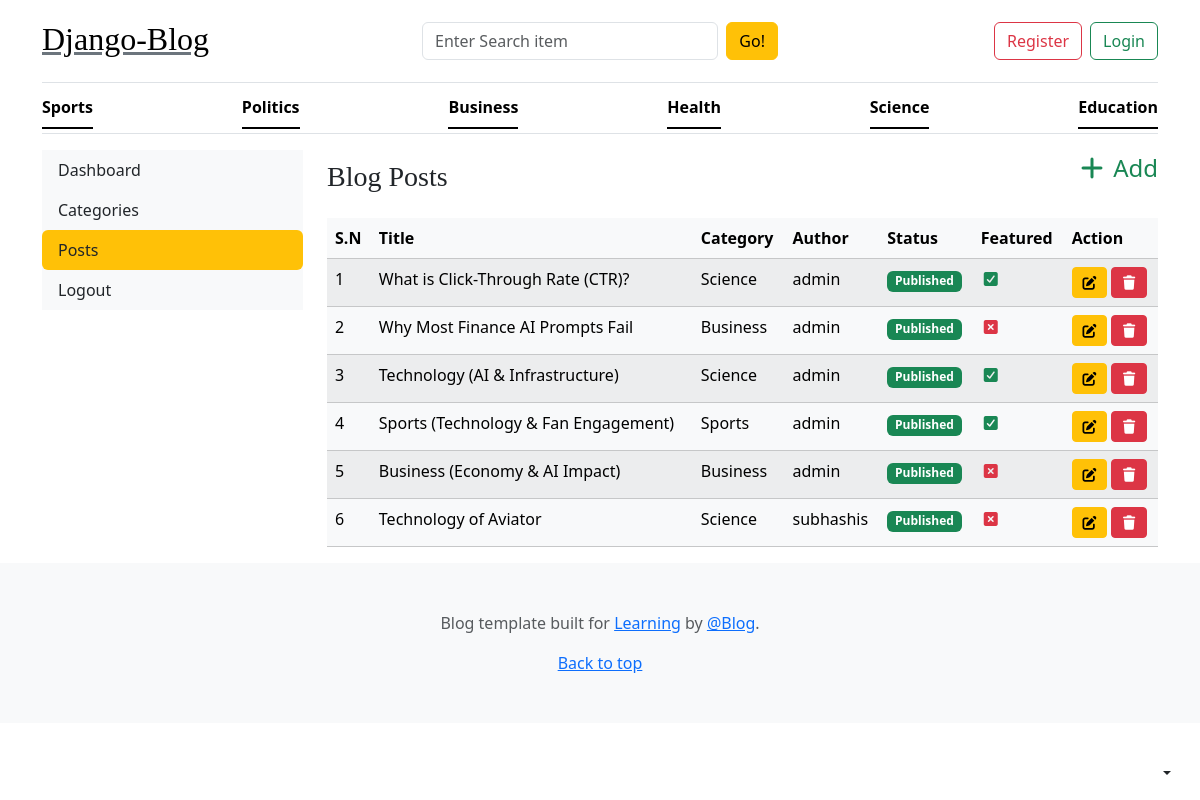
The app's page /dashboard/dash_post/, older data.
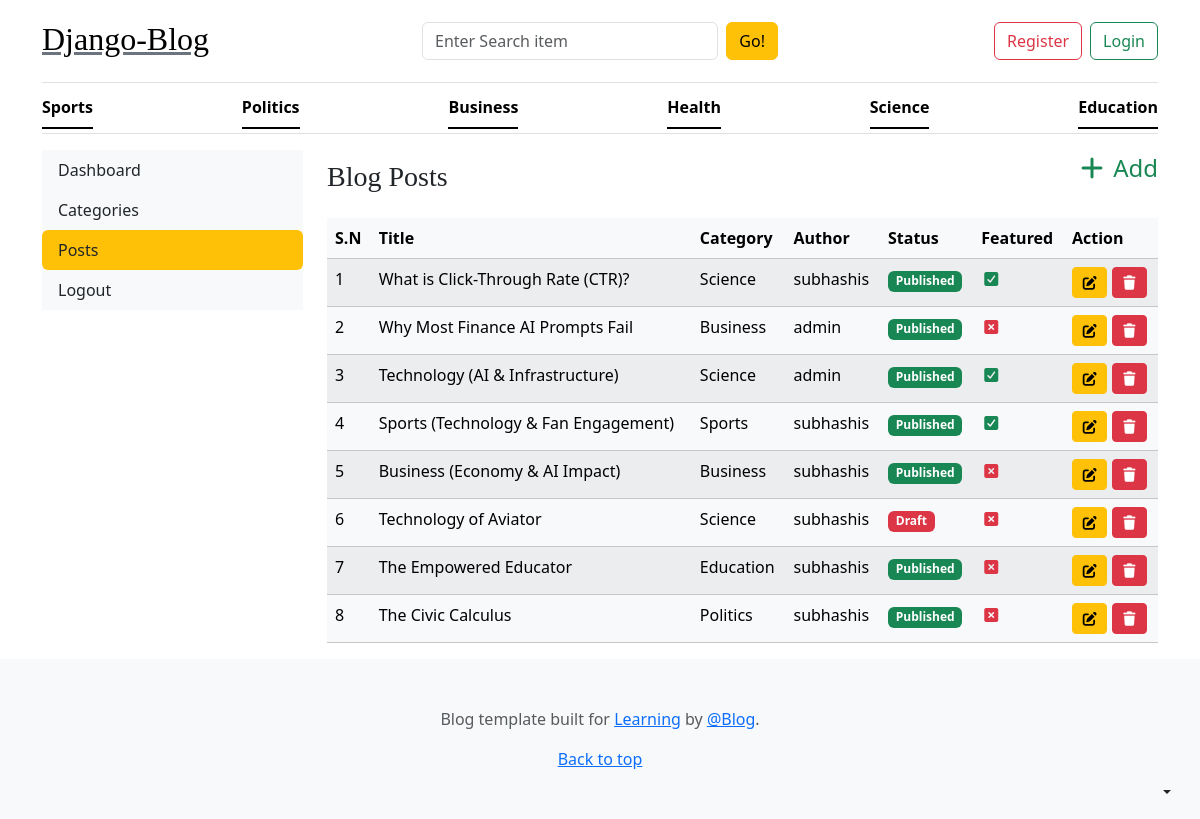
The same page, newer data.
### blogs_app/models.py (models this page shows, shortened)
class category(models.Model):
    category=models.CharField(max_length=50)
    created_at=models.DateTimeField(auto_now_add=True)
    updated_at=models.DateTimeField(auto_now=True)
    class Meta:
        verbose_name_plural='Categories'
    def __str__(self):
        return self.category

class Blog(models.Model):
    status_choice=(
    ('draft',"Draft"),
    ('published',"Published")
)
    title=models.CharField(max_length=50)
    slug=models.SlugField(max_length=150,unique=True,blank=True)
    category_blog=models.ForeignKey(category,on_delete=models.CASCADE)
    author=models.ForeignKey(User,on_delete=models.CASCADE)
    feature_image=models.ImageField(upload_to='blog_images/',blank=True)
    short_description=models.TextField(max_length=150)
    blog_body=models.TextField()
    status=models.CharField(choices=status_choice,default='draft')
    is_featured=models.BooleanField(default=False)
    created_at=models.DateTimeField(auto_now_add=True)
    updated_at=models.DateTimeField(auto_now=True)

### dashboard/views.py (the view)
# urls.py: path('dash_post/',views.post,name='post'),
def post(request):
    post=Blog.objects.all()
    if request.GET.get('dlt'):
        dlt_id=request.GET.get('dlt')
        blog=Blog.objects.get(id=dlt_id)
        blog.delete()
        messages.warning(request,"Blog posts deleted")
        return redirect('post')
    return render(request,"post.html",{'post':post})

### blogs_app/context_processors.py (called while the page is built)
def get_category(request):
    categories=category.objects.all()
    return dict(categories=categories)

def get_social(request):
    social=Social.objects.all()
    return dict(social=social)

### templates/post.html (shortened to what this page needs)
{% extends 'base.html' %}
{% block content %}
<div class="container">
    <div class="row">
        {% include 'sidebar.html' %}
        <div class="col-md-9">
            <div class="d-flex justify-content-between align-items-center mb-3">
                <h3 class="mb-0">Blog Posts</h3>
                <a href="{% url 'add_post' %} " class="text-success text-decoration-none fs-4 mb-3 "><i class="fa fa-add"></i> Add</a>
            </div>
            <table class="table table-light table-striped">
                <thead>
                    <tr>
                        <th>S.N</th>
                        <th>Title</th>
                        <th>Category</th>
                        <th>Author</th>
                        <th>Status</th>
                        <th>Featured</th>
                        <th>Action</th>
                    </tr>
                </thead>
                <tbody>
                    {% for i in post %}
                    <tr>
                        <td>{{ forloop.counter }}</td>
                        <td>{{ i.title }}</td>
                        <td>{{ i.category_blog }}</td>
                        <td>{{ i.author }}</td>
                        <td>
                            {% if i.status == 'published' %}
                                    <span class="badge bg-success">Published</span>
                                {% else %}
                                <span class="badge bg-danger">Draft</span>
                                {% endif %}
                        </td>
                        <td>
                            {% if i.is_featured == 1 %}
                                <span><i class="fa-solid fa-square-check text-success"></i></span>
                            {% else %}
                             <span><i class="fa-solid fa-square-xmark text-danger"></i></span>
                             {% endif %}
                        </td>
                        <td>
                            <a href="{% url 'edit_post' i.id %}" class="btn btn-sm btn-warning"><i class="fa fa-edit"></i></a>
                            <a href="?dlt={{i.id}}" onclick="return confirm('Are You sure to delete')" class="btn btn-sm btn-danger"><i class="fa fa-trash"></i></a>
                        </td>
                    </tr>
                    {% endfor %}
                </tbody>
            </table>
        </div>
    </div>
</div>
{% endblock %}

### templates/base.html (shortened to what this page needs)
{% load static %}
<!DOCTYPE html>
<html lang="en">
<head>
  <link rel="stylesheet" href="https://cdn.jsdelivr.net/npm/bootstrap@5.3.8/dist/css/bootstrap.min.css">
  <link rel="stylesheet" href="/static/css/blog.css">
  <link rel="stylesheet" href="https://cdnjs.cloudflare.com/ajax/libs/font-awesome/7.0.1/css/all.min.css"
 />
</head>
<body>
  <div class="dropdown position-fixed bottom-0 end-0 mb-3 me-3 bd-mode-toggle">
    <button class="btn btn-bd-primary py-2 dropdown-toggle d-flex align-items-center" id="bd-theme" type="button"
      aria-expanded="false" data-bs-toggle="dropdown" aria-label="Toggle theme (auto)">
    </button>
  </div>
  <div class="container">
    <header class="border-bottom lh-1 py-3">
      <div class="row flex-nowrap justify-content-between align-items-center">
        <div class="col-4 pt-1">
          <h2> <a class="link-secondary text-black" href="{% url 'home' %}">Django-Blog</a></h2>
        </div>
        <div class="col-12 col-md-4">
          <form action="{% url 'search' %}" method="get" class="d-flex flex-column flex-sm-row gap-2">
            <input type="text" name="keyword" id="keyword" placeholder="Enter Search item" class="form-control">
            <button type="submit" class="btn btn-warning flex-shrink-0" id="button-search">
              Go!
            </button>
          </form>
        </div>
        <div class="col-12 col-md-4">
          <div class="d-flex justify-content-center justify-content-md-end gap-2">
            {% if not request.user.is_authenticated %}
            <a class="btn btn-outline-danger" href="{% url 'registration' %}">Register</a>
            <a class="btn btn-outline-success" href="{% url 'login' %}">Login</a>
            {% endif %}
          </div>
        </div>
      </div>
    </header>
    <div class="nav-scroller py-1 mb-3 border-bottom">
      <nav class="nav nav-underline justify-content-between">
        {% for i in categories %}
        <a class="nav-item nav-link link-body-emphasis active" href="{% url 'posts_category' i.id %}">{{i.category}}</a>
        {% endfor %}
      </nav>
    </div>
  </div>
  {% block content %}
  {% endblock %}
  <footer class="py-5 text-center text-body-secondary bg-body-tertiary">
    <p>
      Blog template built for
      <a href="https://getbootstrap.com/">Learning</a> by
      <a href="https://x.com/mdo">@Blog</a>.
    </p>
    <p class="mb-0"><a href="#">Back to top</a></p>
  </footer>
</body>
</html>

### templates/sidebar.html (shortened to what this page needs)
<div class="col-md-3">
    <div class="nav flex-column nav-pills bg-light" aria-orientation="vertical">
        <a href="{% url 'dashboard' %}" class="nav-link text-dark {% if request.resolver_match.url_name == 'dashboard'%}bg-warning{% endif %} ">Dashboard</a>
        <a href="{% url 'dash_category' %}" class="nav-link text-dark {% if request.resolver_match.url_name == 'dash_category' %}bg-warning{% endif %}">Categories</a>
        <a href="{% url 'post' %}" class="nav-link text-dark {% if request.resolver_match.url_name == 'post' %}bg-warning{% endif %}  ">Posts</a>
        <a href="" class="nav-link text-dark">Logout</a>
    </div>
</div>

### static/css/blog.css (style rules this page uses)
h1, h2, h3, h4, h5, h6 { font-family: "Playfair Display", Georgia, "Times New Roman", serif; }

Row changes from the older to the newer data that the page shows:
changed Blog "What is Click-Through Rate (CTR)?": author "admin" → "subhashis"
changed Blog "Sports (Technology & Fan Engagement)": author "admin" → "subhashis"
changed Blog "Business (Economy & AI Impact)": author "admin" → "subhashis"
changed Blog "Technology of Aviator": status "Published" → "Draft"
added Blog: title "The Empowered Educator", category_blog "Education", author "subhashis", status "Published", is_featured False (drawn)
added Blog: title "The Civic Calculus", category_blog "Politics", author "subhashis", status "Published", is_featured False (drawn)
